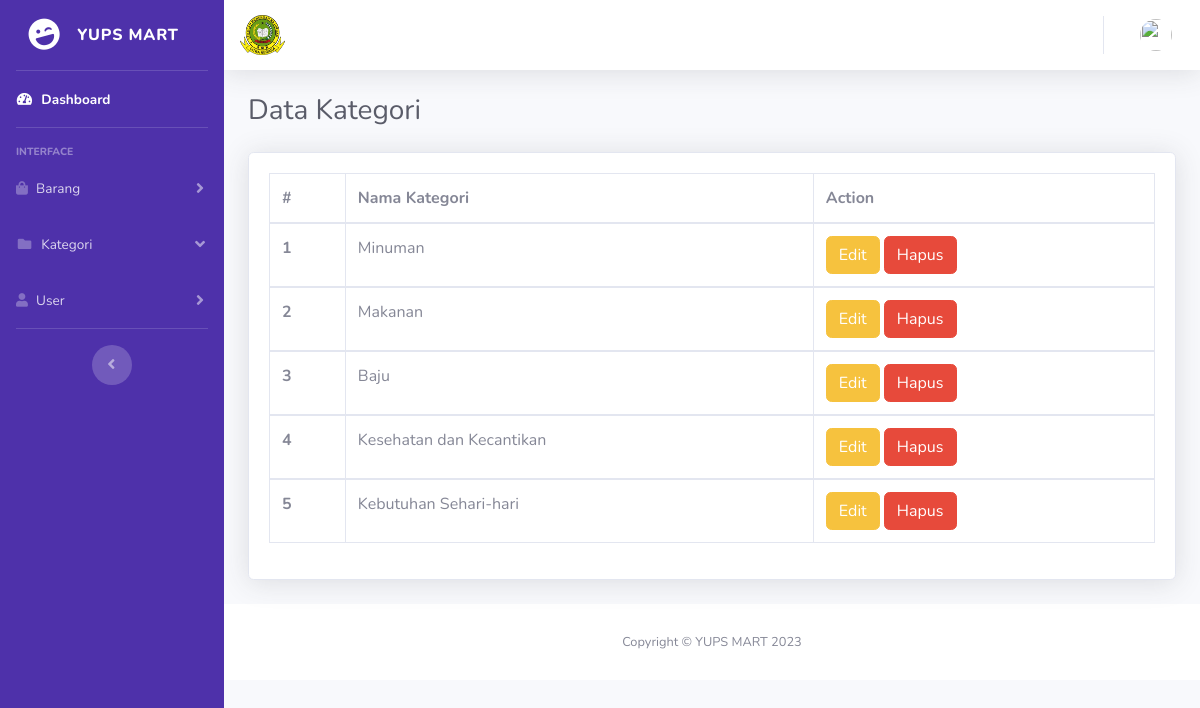
Page /pages/kategori/admin-kat.php on the committed database.
### tables this page shows
CREATE TABLE `tbl_kategori` (
  `id_kategori` int(11) NOT NULL,
  `nama_kategori` varchar(100) NOT NULL
);

### pages/kategori/admin-kat.php (the view, shortened to what this page needs)
<?php
include '../../assets/footer.php';
?>
<!DOCTYPE html>
<html lang="en">
<head>
    <link href="../../assets/tamplate/vendor/fontawesome-free/css/all.min.css" rel="stylesheet" type="text/css">
    <link href="../../assets/tamplate/css/sb-admin-2.min.css" rel="stylesheet">
    <link href="../../assets/tamplate/vendor/datatables/dataTables.bootstrap4.min.css" rel="stylesheet">
    <link rel="stylesheet" href="https://cdnjs.cloudflare.com/ajax/libs/animate.css/4.1.1/animate.min.css" >
</head>
<body id="page-top">
    <div id="wrapper">
        <ul class="navbar-nav bg-gradient sidebar sidebar-dark accordion" id="accordionSidebar" style="background-color: #4E31AA">
            <a class="sidebar-brand d-flex align-items-center justify-content-center" href="index.html">
                <div class="sidebar-brand-icon rotate-n-15">
                    <i class="fas fa-laugh-wink"></i>
                </div>
                <div class="sidebar-brand-text mx-3">Yups Mart</div>
            </a>
            <hr class="sidebar-divider my-0">
            <li class="nav-item active">
                <a class="nav-link" href="../../dash-admin.php">
                    <i class="fas fa-fw fa-tachometer-alt"></i>
                    <span>Dashboard</span></a>
            </li>
            <hr class="sidebar-divider">
            <div class="sidebar-heading">
                INTERFACE
            </div>
            <li class="nav-item">
                <a class="nav-link collapsed" href="#" data-toggle="collapse" data-target="#collapseTwo"
                    aria-expanded="true" aria-controls="collapseTwo">
                    <i class="fas fa-shopping-bag"></i>
                    <span>Barang</span>
                </a>
            </li>
           <li class="nav-item">
                <a class="nav-link" href="#" data-toggle="collapse" data-target="#collapsePages" aria-expanded="true"
                    aria-controls="collapsePages">
                    <i class="fas fa-fw fa-folder"></i>
                    <span>Kategori</span>
                </a>
            </li>
            <li class="nav-item">
                <a class="nav-link collapsed" href="#" data-toggle="collapse" data-target="#collapseUtilities"
                    aria-expanded="true" aria-controls="collapseUtilities">
                    <i class="fas fa-user"></i>
                    <span>User</span>
                </a>
            </li>
            <hr class="sidebar-divider d-none d-md-block">
            <div class="text-center d-none d-md-inline">
                <button class="rounded-circle border-0" id="sidebarToggle"></button>
            </div>
        </ul>
        <div id="content-wrapper" class="d-flex flex-column">
            <div id="content">
                <nav class="navbar navbar-expand navbar-light bg-white topbar mb-4 static-top shadow">
                    <img src="../../img/img4.png" width="45" height="40">
                    <ul class="navbar-nav ml-auto">
                        <li class="nav-item dropdown no-arrow">
                            <a class="nav-link dropdown-toggle" href="#" id="userDropdown" role="button"
                                data-toggle="dropdown" aria-haspopup="true" aria-expanded="false">
                                <img class="img-profile rounded-circle"
                                    src="../users/gambar/<?= $_SESSION['foto'] ?>">
                            </a>
                        </li>
                    </ul>
                </nav>
                <div class="container-fluid">
                    <div class="d-sm-flex align-items-center justify-content-between mb-4">
                        <h1 class="h3 mb-0 text-gray-800">Data Kategori</h1>
                    </div>
                    <div class="row animate__animated animate__slideInLeft animate__slow 0.5s">
                        <div class="col-xl-12 col-lg-12">
                            <div class="card shadow mb-4">
                                <div class="card-body">
                                    <div class="table-responsive">
                                        <table class="table table-bordered" id="dataTable" width="100%" cellspacing="0">
                                            <thead>
                                                <tr>
                                                    <th scope="col">#</th>
                                                    <th scope="col">Nama Kategori</th>
                                                    <th scope="col">Action</th>
                                                </tr>
                                            </thead>
                                            <?php
                                            include '../../library/koneksi.php';
                                            $query = mysqli_query($conn, "SELECT * FROM tbl_kategori");
                                            $no = 1;
                                            while ($data = mysqli_fetch_array($query)) {
                                            ?>
                                            <tbody>
                                                 <tr>
                                                    <th scope="row"><?= $no; ?></th>
                                                    <td><?= $data['nama_kategori'] ?></td>
                                                    <td>
                                                        <a href="edit-kat.php?id=<?= $data['id_kategori'] ?>" class="btn btn-warning align-center">Edit</a>
                                                        <a href="delete_kategori.php?id=<?= $data['id_kategori'] ?>" class="btn btn-danger align-center notif-alert">Hapus</a>
                                                    </td>
                                                </tr>
                                            </tbody>
                                            <?php $no++; } ?>
                                        </table>
                                    </div>
                                </div>
                            </div>
                        </div>
                    </div>
                </div>
                <footer class="sticky-footer bg-white">
                    <div class="container my-auto">
                        <div class="copyright text-center my-auto">
                            <span>Copyright &copy; YUPS MART 2023</span>
                        </div>
                    </div>
                </footer>
        </div>
    </div>
</body>
</html>

### rows in the picture
tbl_kategori: nama_kategori "Minuman"
tbl_kategori: nama_kategori "Makanan"
tbl_kategori: nama_kategori "Baju"
tbl_kategori: nama_kategori "Kesehatan dan Kecantikan"
tbl_kategori: nama_kategori "Kebutuhan Sehari-hari"
